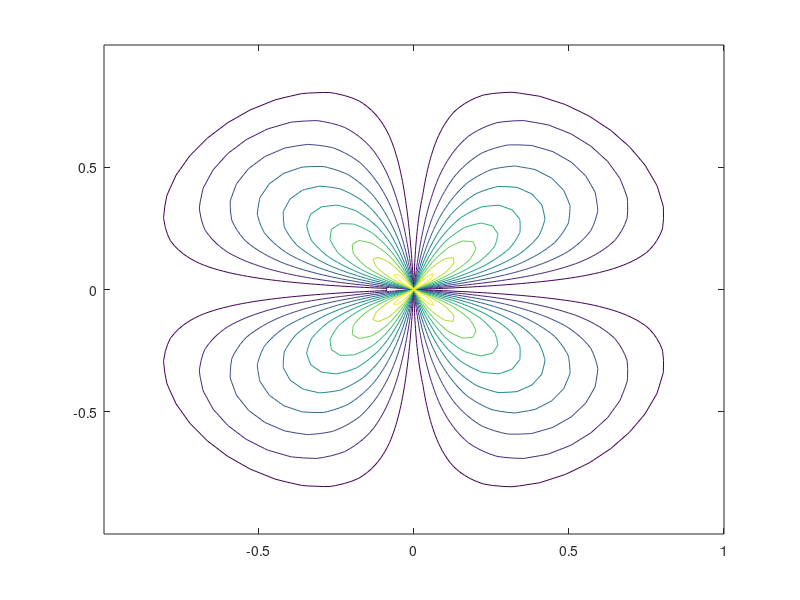

This figure's MATLAB source:
%=============================================================================
% Copyright (c) 2016-present Allan CORNET (Nelson)
%=============================================================================
% This file is part of Nelson.
%=============================================================================
% LICENCE_BLOCK_BEGIN
% SPDX-License-Identifier: LGPL-3.0-or-later
% LICENCE_BLOCK_END
%=============================================================================
% <--WEIGHT 2-->
% <--ADV-CLI MODE-->
%=============================================================================
figure();
[theta, r] = meshgrid(linspace(0, 2 * pi, 64), linspace(0, 1, 64));
[X, Y] = pol2cart(theta, r);
Z = sin(2 * theta) .* (1 - r);
contour(X, Y, abs(Z), 10);
%=============================================================================
